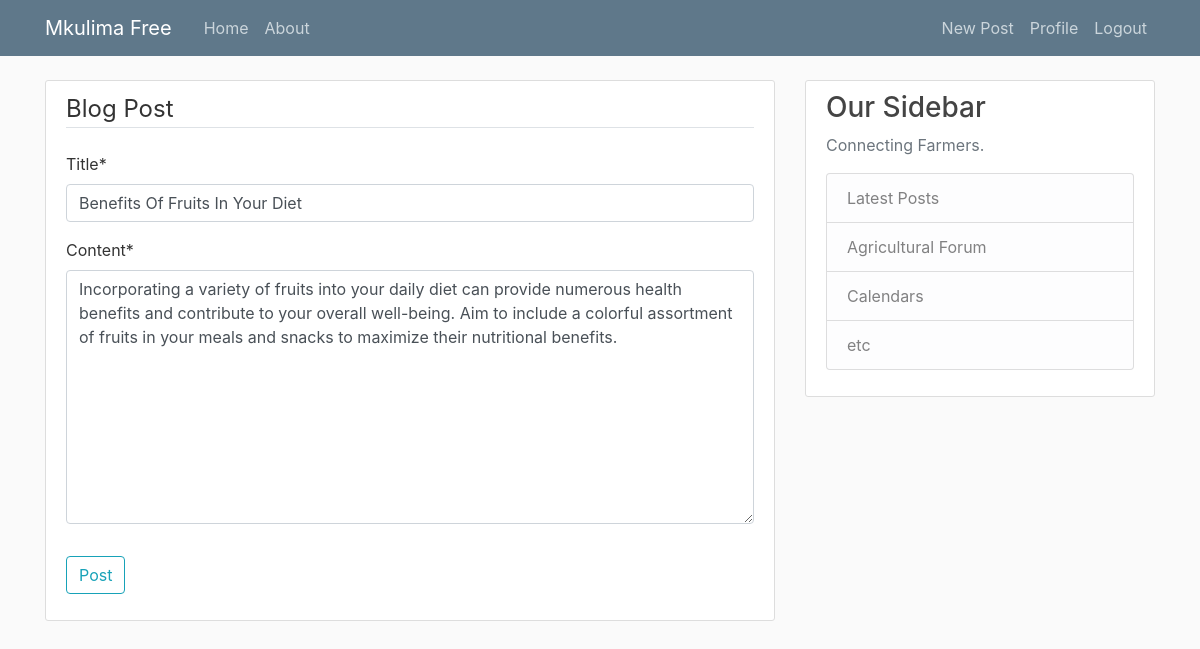
The app's page /post/8/update/ (signed in) with its own data.
### blog/models.py (models this page shows, shortened)
class Post(models.Model):
    title = models.CharField(max_length=100)
    content = models.TextField()
    date_posted = models.DateTimeField(default=timezone.now)
    author = models.ForeignKey(User, on_delete=models.CASCADE, related_name='blog_posts')

### blog/views.py (the view, shortened to what this page needs)
# urls.py: path('post/<int:pk>/update/', PostUpdateView.as_view(), name='post-update'),
class PostUpdateView(LoginRequiredMixin, UserPassesTestMixin, UpdateView):
    model = Post
    fields = ['title', 'content']
    def test_func(self):
        post = self.get_object()
        if self.request.user == post.author:
            return True
        return False

### blog/templates/blog/post_form.html (shortened to what this page needs)
{% extends "blog/base.html" %}
{% load crispy_forms_tags %}
{% block content %}
    <div class="content-section">
        <form method="post" class="uniForm">
            <fieldset class="form-group">
                <legend class="border-bottom mb-4">Blog Post</legend>
                {{ form|crispy }}
            </fieldset>
            <div class="form-group">
                <button class="btn btn-outline-info" type="submit">Post</button>
            </div>
        </form>
    </div>
{% endblock content %}

### blog/static/blog/main.css (style rules this page uses)
body { background: #fafafa; color: #333333; margin-top: 5rem; }
.content-section { background: #ffffff; padding: 10px 20px; border: 1px solid #dddddd; border-radius: 3px; margin-bottom: 20px; }

### records on screen
Post: title "Benefits Of Fruits In Your Diet", content "Incorporating a variety of fruits into your daily diet can provide numerous health benefits and contribute to your overall well-being. Aim to include a colorful assortment of fruits in your meals and snacks to maximize their nutritional benefits."
